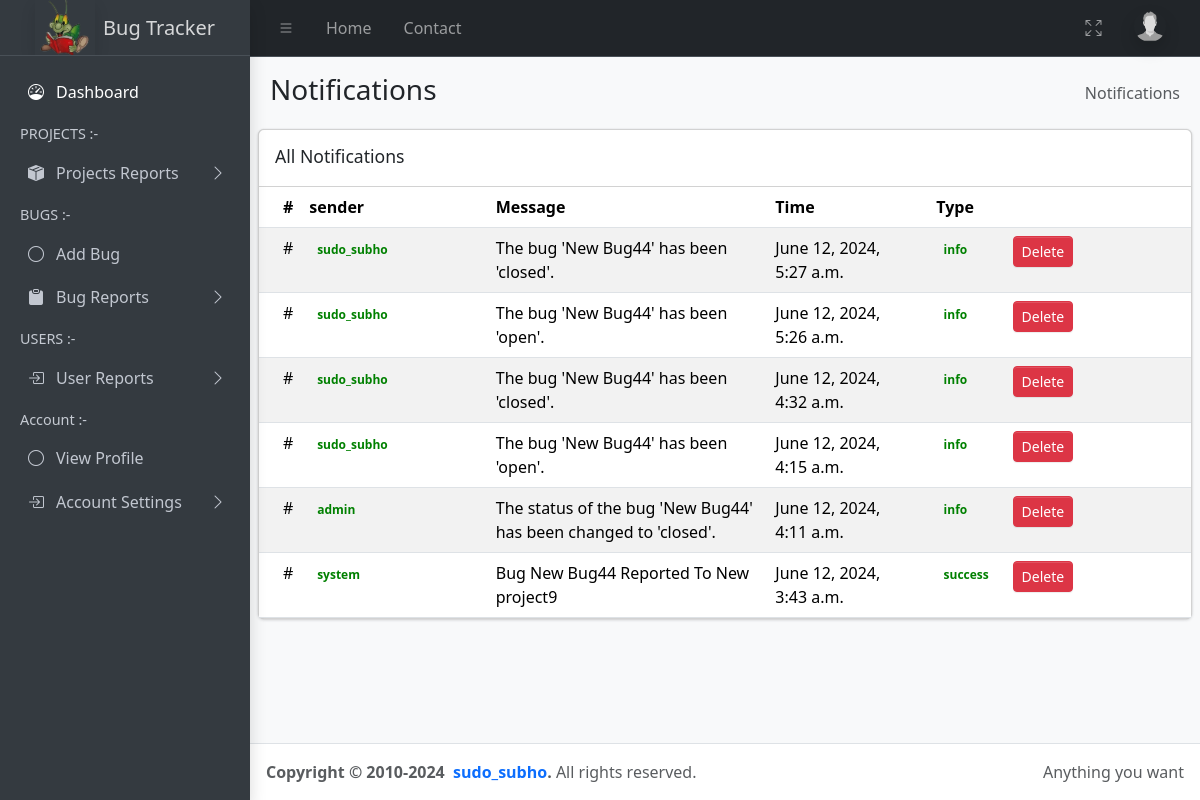
Screenshot of /notifications/ (signed in) with the database file from the repository.
### core/models.py (models this page shows, shortened)
class UserProfile(models.Model):
    ROLE_CHOICES = (
        ('Admin', 'Admin'),
        ('Developer', 'Developer'),
        ('Tester', 'Tester'),
    )
    id = models.IntegerField(primary_key=True)
    user = models.OneToOneField(User, on_delete=models.CASCADE, unique=True)
    email = models.EmailField()
    full_name = models.CharField(max_length=100)
    userrole = models.CharField(max_length=20, choices=ROLE_CHOICES)
    address = models.CharField(max_length=100, default="Internet")
    mobile = models.IntegerField(default="0")
    profile_pic = models.ImageField(upload_to='profile_pics/', default='profile_pics/default2.png')

class Notification(models.Model):
    NOTIFICATION_TYPES = (
        ('info', 'Information'),
        ('warning', 'Warning'),
        ('error', 'Error'),
        ('success', 'Success'),
    )
    id = models.AutoField(primary_key=True)
    sender = models.CharField(max_length=80, default="system")
    user = models.ForeignKey(User, on_delete=models.CASCADE, related_name='notifications')
    notification_type = models.CharField(max_length=10, choices=NOTIFICATION_TYPES, default='info')
    message = models.TextField()
    created_at = models.DateTimeField(auto_now_add=True)
    read = models.BooleanField(default=False)
    class Meta:
        ordering = ['-created_at']

### core/views.py (the view)
# urls.py: path('notifications/', views.view_notifications, name='view_notifications'),
def view_notifications(request):
    if not request.user.is_authenticated:
        return redirect('login')
    notifications = Notification.objects.filter(user=request.user).order_by('-created_at')
    context = {
        'notifications': notifications
    }
    return render(request, 'notifications.html', context)

### templates/notifications.html (shortened to what this page needs)
<!DOCTYPE html>
{% load static %}
<html lang="en">
<head>
    <link rel="stylesheet" href="https://cdn.jsdelivr.net/npm/@fontsource/source-sans-3@5.0.12/index.css"
>
    <link rel="stylesheet" href="https://cdn.jsdelivr.net/npm/overlayscrollbars@2.3.0/styles/overlayscrollbars.min.css"
>
    <link rel="stylesheet" href="https://cdn.jsdelivr.net/npm/bootstrap-icons@1.11.0/font/bootstrap-icons.min.css"
>
    <link rel="stylesheet" href="{% static '/dist/css/adminlte.css' %}">
    <link rel="stylesheet" href="https://cdn.jsdelivr.net/npm/apexcharts@3.37.1/dist/apexcharts.css"
>
    <link rel="stylesheet" href="https://cdn.jsdelivr.net/npm/jsvectormap@1.5.3/dist/css/jsvectormap.min.css"
>
</head>
<body class="layout-fixed sidebar-expand-lg bg-body-tertiary">
    <div class="app-wrapper">
        <nav class="app-header navbar navbar-expand bg-body" data-bs-theme="dark">
            <div class="container-fluid">
                <ul class="navbar-nav">
                    <li class="nav-item"> <a class="nav-link" data-lte-toggle="sidebar" href="#" role="button"> <i class="bi bi-list"></i> </a> </li>
                    <li class="nav-item d-none d-md-block"> <a href="{% url 'dashboard' %}" class="nav-link">Home</a> </li>
                    <li class="nav-item d-none d-md-block"> <a href="{% url 'contact' %}" class="nav-link">Contact</a> </li>
                </ul>
                <ul class="navbar-nav ms-auto">
                    <li class="nav-item"> <a class="nav-link" href="#" data-lte-toggle="fullscreen"> <i data-lte-icon="maximize" class="bi bi-arrows-fullscreen"></i> </a> </li>
                    <li class="nav-item dropdown user-menu"> <a href="#" class="nav-link dropdown-toggle" data-bs-toggle="dropdown"> <img src="{{ request.user.userprofile.profile_pic.url }}" class="user-image rounded-circle shadow" alt="User Image">  </a>
                    </li>
                </ul>
            </div>
        </nav>
        <aside class="app-sidebar bg-body-secondary shadow" data-bs-theme="dark">
            <div class="sidebar-brand"> <a href="{% url 'dashboard' %}" class="brand-link"> <img src="{% static 'dist/assets/img/happy-green-bug-01-reading-book1.png' %}" style="max-height: 60px;" alt="AdminLTE Logo" class="brand-image opacity-75 shadow"> <span class="brand-text fw-light">Bug Tracker</span> </a> </div>
            <div class="sidebar-wrapper">
                <nav class="mt-2">
                    <ul class="nav sidebar-menu flex-column" data-lte-toggle="treeview" role="menu" data-accordion="false">
                        <li class="nav-item menu-open"> <a href="{% url 'dashboard' %}" class="nav-link active"> <i class="nav-icon bi bi-speedometer"></i>
                                <p>
                                    Dashboard
                                </p>
                            </a>
                        </li>
                        <li class="nav-header">PROJECTS :-</li>
                        <li class="nav-item"> <a href="#" class="nav-link"> <i class="nav-icon bi bi-box-seam-fill"></i>
                                <p>
                                    Projects Reports
                                </p>
                            </a>
                        </li>
                        <li class="nav-header">BUGS :-</li>
                        {% if request.user.userprofile.userrole == "Tester" or request.user.is_superuser %}
                        <li class="nav-item"> <a href="{% url 'add_bug' %}" class="nav-link"> <i class="nav-icon bi bi-circle"></i>
                            <p>Add Bug</p>
                        </a> </li>
                        {% endif %}
                        <li class="nav-item"> <a href="#" class="nav-link"> <i class="nav-icon bi bi-clipboard-fill"></i>
                                <p>
                                    Bug Reports
                                </p>
                            </a>
                        </li>
                        <li class="nav-header">USERS :-</li>
                        <li class="nav-item"> <a href="#" class="nav-link"> <i class="nav-icon bi bi-box-arrow-in-right"></i>
                                <p>
                                    User Reports
                                </p>
                            </a>
                        </li>
                        <li class="nav-header">Account :-</li>
                        <li class="nav-item"> <a href="/profile/{{request.user.userprofile.id}}" class="nav-link"> <i class="nav-icon bi bi-circle"></i>
                            <p>View Profile</p>
                        </a> </li>
                        <li class="nav-item"> <a href="#" class="nav-link"> <i class="nav-icon bi bi-box-arrow-in-right"></i>
                                <p>
                                    Account Settings
                                </p>
                            </a>
                        </li>
                </nav>
            </div>
        </aside>
        <main class="app-main">
            <div class="app-content-header">
                <div class="container-fluid">
                    <div class="row">
                        <div class="col-sm-6">
                            <h3 class="mb-0">Notifications</h3>
                        </div>
                        <div class="col-sm-6">
                            <ol class="breadcrumb float-sm-end">
                                <li class="breadcrumb-item active" aria-current="page">
                                    Notifications
                                </li>
                            </ol>
                        </div>
                    </div>
                </div>
            </div>
            <div class="app-content">
                <div class="card">
                    <div class="card-header">
                        <h3 class="card-title">All Notifications</h3>
                        <div class="card-tools">
                            <button type="button" class="btn btn-tool" data-card-widget="collapse" title="Collapse">
                            </button>
                            <button type="button" class="btn btn-tool" data-card-widget="remove" title="Remove">
                            </button>
                        </div>
                    </div>
                    <div class="card-body p-0">
                        <table class="table table-striped projects">
                            <thead>
                                <tr>
                                    <th style="width: 1%">
                                        #
                                    </th>
                                    <th style="width: 20%">
                                        sender
                                    </th>
                                    <th style="width: 30%">
                                        Message
                                    </th>
                                    <th>
                                        Time
                                    </th>
                                    <th style="width: 8%" class="text-center">
                                        Type
                                    </th>
                                    <th style="width: 20%">
                                    </th>
                                </tr>
                            </thead>
                            <tbody>
                                {% for notification in notifications %}
                                <tr>
                                    <td>
                                        #
                                    </td>
                                    <td>
                                        <ul class="list-inline">
                                            <span class="badge badge-success" style="color: green;"  >{{ notification.sender }}</span>
                                        </ul>
                                    </td>
                                    <td>
                                        <a>
                                            {{ notification.message }}
                                        </a>
                                        <br>
                                    </td>
                                    <td>
                                        <a>
                                            {{ notification.created_at }}
                                        </a>
                                    </td>
                                    <td class="project-state">
                                        <span class="badge badge-success" style="color: green; padding-left: 30px; " >{{ notification.notification_type }}</span>
                                    </td>
                                    <td class="project-actions text-right">
                                        <a class="btn btn-danger btn-sm" href="/notifications/{{notification.id}}/delete/" onclick="confirmDeleteUser();">
                                            Delete
                                        </a>
                                    </td>
                                </tr>
                                {% endfor %}
                            </tbody>
                        </table>
                    </div>
                </div>
            </div>
        </main>
        <footer class="app-footer">
            <div class="float-end d-none d-sm-inline">Anything you want</div>
             <strong>
                Copyright &copy; 2010-2024&nbsp;
                <a href="https://github.com/sudo-subho" class="text-decoration-none">sudo_subho</a>.
            </strong>
            All rights reserved.
        </footer>
    </div>
</body>
</html>

### templates/notifications.html (style rules this page uses)
html { -ms-overflow-style: none; scrollbar-width: none; }

### rows the page displays
Notification: sender "sudo_subho", message "The bug 'New Bug44' has been 'closed'.", created_at "June 12, 2024, 5:27 a.m.", notification_type "info"
Notification: sender "sudo_subho", message "The bug 'New Bug44' has been 'open'.", created_at "June 12, 2024, 5:26 a.m.", notification_type "info"
Notification: sender "sudo_subho", message "The bug 'New Bug44' has been 'closed'.", created_at "June 12, 2024, 4:32 a.m.", notification_type "info"
Notification: sender "sudo_subho", message "The bug 'New Bug44' has been 'open'.", created_at "June 12, 2024, 4:15 a.m.", notification_type "info"
Notification: sender "admin", message "The status of the bug 'New Bug44' has been changed to 'closed'.", created_at "June 12, 2024, 4:11 a.m.", notification_type "info"
Notification: sender "system", message "Bug New Bug44 Reported To New project9", created_at "June 12, 2024, 3:43 a.m.", notification_type "success"
